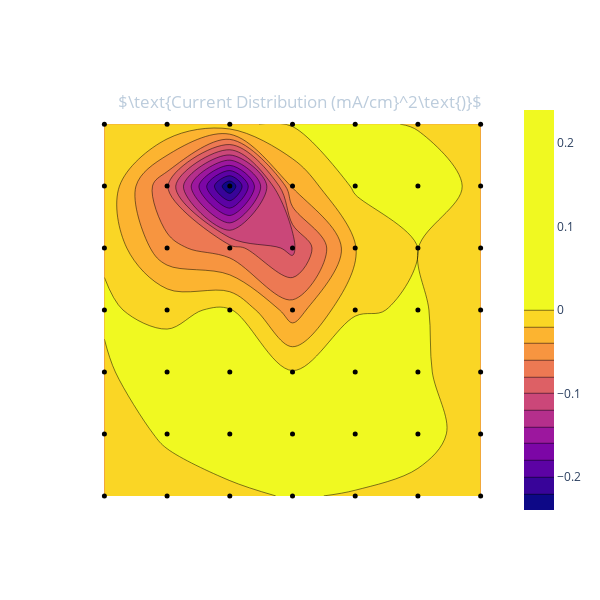

This figure's notebook cell:
### Markdown cell above
### Run the following cell just to get a quick reading

### Code cell
currents = data.readCurrents()
apl.plotI(currents)

### Figure 1 — Plotly figure (JSON) as saved in the notebook; plotly's stock layout.template omitted (floating-point values rounded to 4 significant figures)
{"data": [{"autocontour": true, "contours": {"end": 0, "size": 0.02, "start": -0.22}, "ncontours": 20, "type": "contour", "z": [[-0.0007298, -0.001097, -0.001224, 0.0004479, -0.0004494, -0.001594, -0.001405], [-0.001215, 0.0003427, 0.003746, 0.004467, 0.004481, 0.001995, -0.002402], [-0.001064, 0.005015, 0.008559, 0.001177, 0.01011, 0.001934, -0.006506], [0.0009426, -0.002233, 0.001669, -0.0508, -0.001118, 0.001177, -0.005521], [-0.0008535, -0.05434, -0.07178, -0.1065, -0.02123, 6.05e-05, -0.007865], [-0.001738, -0.07765, -0.2397, -0.03703, 0.003308, 0.003002, -0.001249], [-0.00101, -0.001871, -0.001327, 0.00152, 0.0008935, -0.0003523, -0.0008256]], "zmid": 0}, {"marker": {"color": "rgb(0, 0, 0)", "size": 5}, "mode": "markers", "type": "scatter", "x": [0, 1, 2, 3, 4, 5, 6, 0, 1, 2, 3, 4, 5, 6, 0, 1, 2, 3, 4, 5, 6, 0, 1, 2, 3, 4, 5, 6, 0, 1, 2, 3, 4, 5, 6, 0, 1, 2, 3, 4, 5, 6, 0, 1, 2, 3, 4, 5, 6], "y": [0, 0, 0, 0, 0, 0, 0, 1, 1, 1, 1, 1, 1, 1, 2, 2, 2, 2, 2, 2, 2, 3, 3, 3, 3, 3, 3, 3, 4, 4, 4, 4, 4, 4, 4, 5, 5, 5, 5, 5, 5, 5, 6, 6, 6, 6, 6, 6, 6]}], "layout": {"height": 600, "paper_bgcolor": "rgba(0, 0, 0, 0)", "plot_bgcolor": "rgba(0, 0, 0, 0)", "title": {"font": {"color": "#BCCCDC"}, "text": "$\\text{Current Distribution (mA/cm}^2\\text{)}$", "x": 0.5, "xanchor": "center", "y": 0.84, "yanchor": "top"}, "width": 600, "xaxis": {"autorange": true, "range": [-0.3895, 6.39], "showgrid": false, "showticklabels": false, "tickmode": "linear", "type": "linear"}, "yaxis": {"autorange": true, "range": [-0.3894, 6.389], "showgrid": false, "showticklabels": false, "type": "linear"}}}
